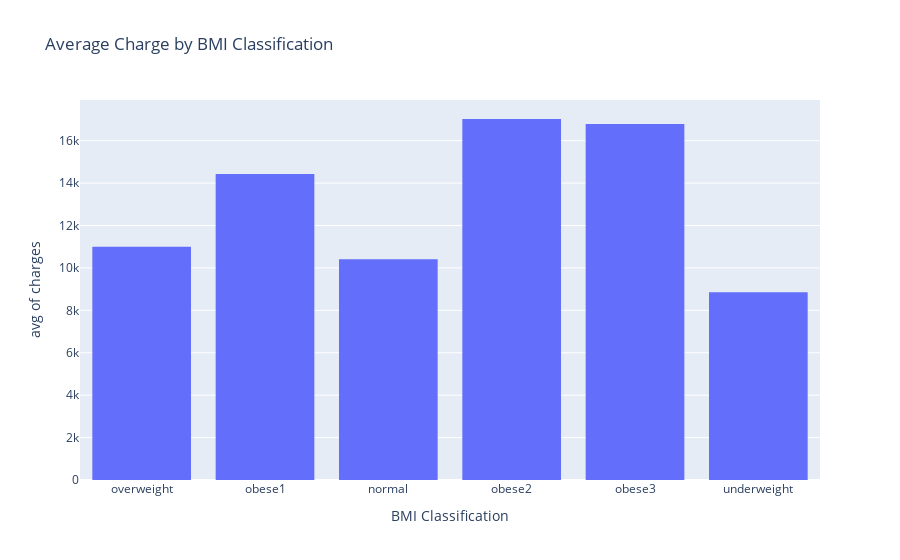

Write notebook code for a chart like this one.
### Code cell
fig5 = px.histogram(df, x='bmi_class', y='charges', histfunc='avg',
                    title="Average Charge by BMI Classification",
                   labels={'bmi_class':'BMI Classification', 'avg of charges':'Average Charges'})


fig5.show()

### Figure 1 — Plotly figure (JSON) as saved in the notebook; plotly's stock layout.template omitted (floating-point values rounded to 4 significant figures; data arrays with more than 128 entries replaced by an {"elided": "..."} marker saying what was removed)
{"data": [{"alignmentgroup": "True", "bingroup": "x", "histfunc": "avg", "hovertemplate": "BMI Classification=%{x}<br>avg of charges=%{y}<extra></extra>", "legendgroup": "", "marker": {"color": "#636efa"}, "name": "", "offsetgroup": "", "orientation": "v", "showlegend": false, "type": "histogram", "x": {"elided": "1338 str values"}, "xaxis": "x", "y": {"elided": "1338 float values"}, "yaxis": "y"}], "layout": {"barmode": "relative", "legend": {"tracegroupgap": 0}, "title": {"text": "Average Charge by BMI Classification"}, "xaxis": {"anchor": "y", "domain": [0, 1], "title": {"text": "BMI Classification"}}, "yaxis": {"anchor": "x", "domain": [0, 1], "title": {"text": "avg of charges"}}}}
